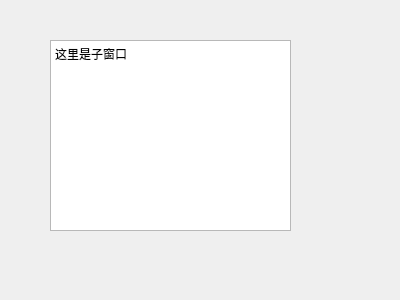
<?xml version="1.0" encoding="UTF-8"?>
<ui version="4.0">
 <class>Form</class>
 <widget class="QWidget" name="Form">
  <property name="geometry">
   <rect>
    <x>0</x>
    <y>0</y>
    <width>400</width>
    <height>300</height>
   </rect>
  </property>
  <property name="windowTitle">
   <string>Form</string>
  </property>
  <widget class="QTextEdit" name="textEdit">
   <property name="geometry">
    <rect>
     <x>50</x>
     <y>40</y>
     <width>241</width>
     <height>191</height>
    </rect>
   </property>
   <property name="html">
    <string>&lt;!DOCTYPE HTML PUBLIC &quot;-//W3C//DTD HTML 4.0//EN&quot; &quot;http://www.w3.org/TR/REC-html40/strict.dtd&quot;&gt;
&lt;html&gt;&lt;head&gt;&lt;meta name=&quot;qrichtext&quot; content=&quot;1&quot; /&gt;&lt;style type=&quot;text/css&quot;&gt;
p, li { white-space: pre-wrap; }
&lt;/style&gt;&lt;/head&gt;&lt;body style=&quot; font-family:'SimSun'; font-size:9pt; font-weight:400; font-style:normal;&quot;&gt;
&lt;p style=&quot; margin-top:0px; margin-bottom:0px; margin-left:0px; margin-right:0px; -qt-block-indent:0; text-indent:0px;&quot;&gt;这里是子窗口&lt;/p&gt;&lt;/body&gt;&lt;/html&gt;</string>
   </property>
  </widget>
 </widget>
 <resources/>
 <connections/>
</ui>
